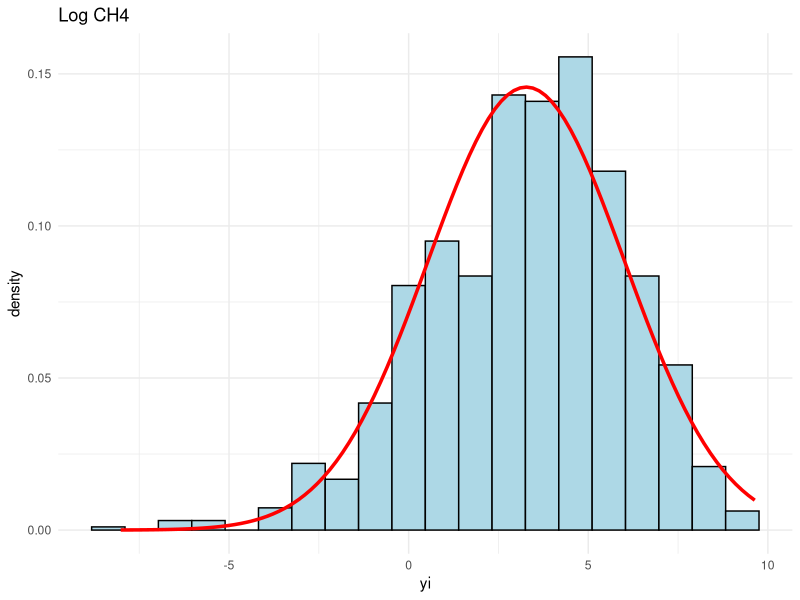
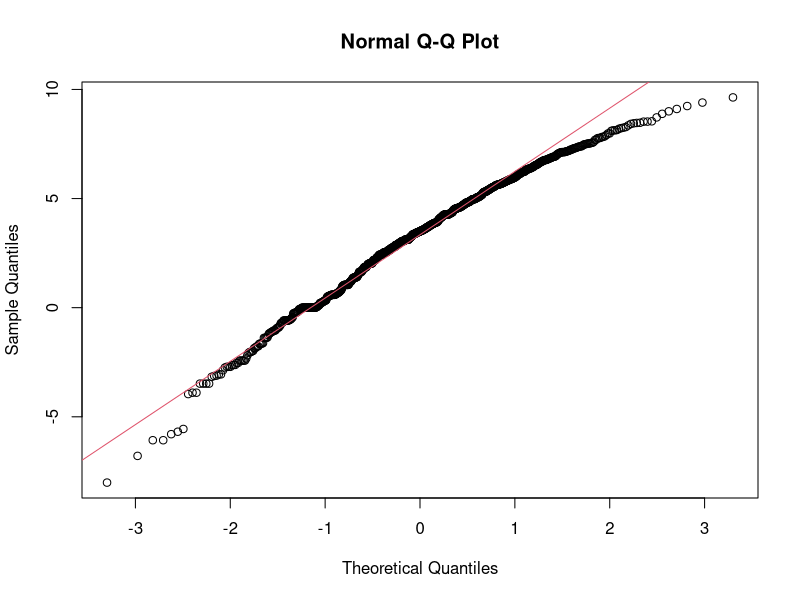
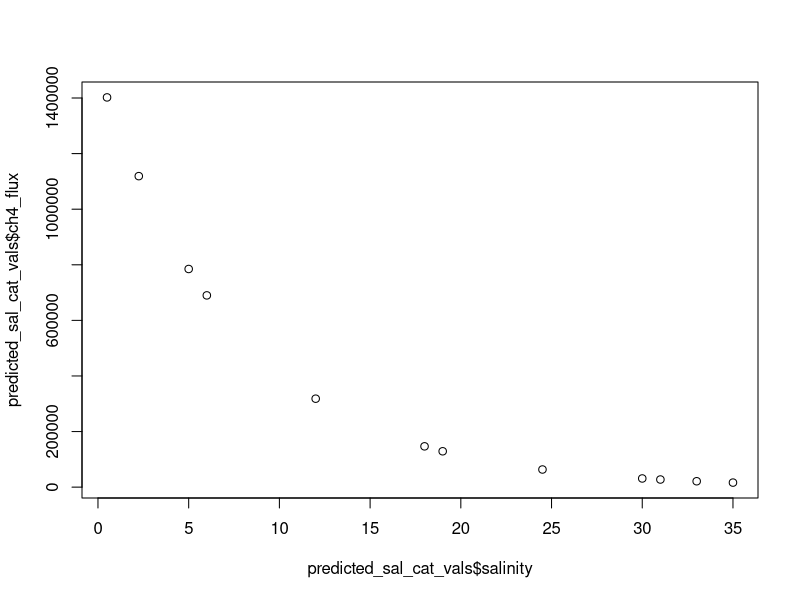

Write the R code that produced these figures, in order. (Note: this script raises an error after producing the figures.)
# -------------------------------------------------------------------------
#Created 1.13.25 by Emily Wilson, last update 09.13.25 by Emily Wilson
#Title: Plant Species Drive Global Coastal Wetland Methane Fluxes Meta-analysis
#Medians and Carbon Offset calculations for Table 3
dev.off()
rm(list=ls()) #clear the environment

library(mgcv) #for gam
library(tidyverse) #for data manipulation
library(scales) #for trans_new

#data_ch4<-readRDS("full_data.RDS") #Full aggregated dataset (n=1031)
data_ch4<-read.csv("raw/ch4_full_dataset.csv")


# Check data distribution -------------------------------------------------
ggplot(data_ch4, aes(x=yi)) +
  geom_histogram(aes(y=after_stat(density)), bins=20, fill="lightblue", color="black") +
  stat_function(fun=dnorm, args=list(mean=mean(data_ch4$yi), sd=sd(data_ch4$yi)), color="red", linewidth=1.2) +
  labs(title="Log CH4") +
  theme_minimal() #looks normal
shapiro.test(data_ch4$yi)  #normal
qqnorm(data_ch4$yi);qqline(data_ch4$yi, col = 2) #normal

#custom asinh transform for ggplot created by Sawyer Balint
asinh_trans <- trans_new(
  name = "asinh",
  transform = asinh,
  inverse = sinh
)

# Poffenbarger et al. (2011) and VCS predicitions Emmer et al. (2023)---------------------------------------
#For soil >18 GHG=0.011 t CH4 ha-1 yr-1 x GWP
#For soil >20 GHG=0.0056 t CH4 ha-1 yr-1 x GWP
#to get from metric tonnes ha-1 yr-1 to umol m-2 yr-1
#tonnes to grams = 1000000, #ha to m2 = 1/10000, #grams to mols=1/16.04, moles to micromoles = 1000000

#Verra standards
VCS_18<-(0.011*1000000*1000000)/(16.04*10000)
VCS_18 #this is similar to Poffenbarger et al. (2011) at a salinity of 24.5
VCS_20 <-(0.0056*1000000*1000000)/(16.04*10000)
VCS_20 #this is similar to Poffenbarger et al. (2011) at a salinity of 30

#Poffenbarger
#log(ch4) = -0.056xsalinity+1.38, input the salinity into the equation
#10^((-0.056xsalinity)+1.38), untransform
#for grams to mols (1/16.04), for mols to umol (1000000/1)

#predict for salinity categories ---------------------------------------
#Define salinity values, min and max are defined as the highest and lowest salinity within a category
sal_cat_vals <- c(0.5, 2.25, 5,  #oligohaline
                  6, 12, 18,     #mesohaline
                  19, 24.5, 30,  #polyhaline
                  31, 33, 35)    #euhaline

#create conversion for untransformed umol/m2/yr
predict_poff <- function(salinity) {
  (10^((-0.056 * salinity) + 1.38)) * (1 / 16.04) * (1000000 / 1)
}

#apply function to each salinity value
predicted_sal_cat_vals <- data.frame(salinity = sal_cat_vals, ch4_flux = predict_poff(sal_cat_vals))

#check that values look correct
plot(predicted_sal_cat_vals$ch4_flux~predicted_sal_cat_vals$salinity) #shows log-linear relationship from Poffenbarger et al. (2011)!


#Medians -------------------------------------------------------------
full_data <- data_ch4 %>% #remove plant species that only have a few entries
  filter(
    !plant_species %in% c(
      "Puccinellia maritima", "Plantago maritima", "Spartina foliosa",
      "Elytrigia repens", "Spartina angelica", "Carex sp.",
      "Schoenoplectus triqueter", "Aeluropus littoralis",
      "Sporobolus virginicus", "Schoenoplectus americanus",
      "Tamarix chinensis", "Cladium jamaicense", "Salicornia sp.", "Suaeda sp."
    )
  )

#calculate seasonal medians and Q1, Q2
seasonal_data <- full_data %>%
  filter(season != "annual") %>% #remove annual values because these are redundant
  group_by(plant_species, salinity, season) %>% #seasonal medians for each plant species and salinity
  summarise(
    n = sum(ch4_n), #how many individual measurements go into the median
    seasonal_median_yi = median(yi, na.rm = TRUE), #get median
    seasonal_q1 = quantile(yi, 0.25),
    seasonal_q3 = quantile(yi, 0.75),
    .groups = "drop"
  )

#create a grid of all the plant and salinity combinations for each season
plants_salinity <- expand_grid(
  plant_species = unique(seasonal_data$plant_species),
  salinity = unique(seasonal_data$salinity),
  season = unique(seasonal_data$season)
)

all_seasonal_data <- plants_salinity %>% #add the seasonal data and remove plants that do not have enough data for specific salinities
  left_join(seasonal_data, by = c("plant_species", "salinity", "season"))
  
write.csv(all_seasonal_data, "output/seasonal_medians.csv")

all_seasonal_data <- all_seasonal_data %>%
  filter(
    !(plant_species == "Cyperus malaccensis" & salinity %in% c("polyhaline", "euhaline")),
    !(plant_species == "Distichlis Spicata" & salinity == "oligohaline"),
    !(plant_species == "Suaeda salsa" & salinity %in% c("polyhaline", "euhaline")),
    !(plant_species == "Scirpus mariqueter" & salinity %in% c("euhaline", "polyhaline")),
    !(plant_species == "Spartina patens" & salinity %in% c("oligohaline", "euhaline")),
    !(plant_species == "Juncus sp." & salinity %in% c("oligohaline", "euhaline")),
    !(plant_species == "Phragmites australis" & salinity == "euhaline"),
    !(plant_species == "Distichlis Spicata")
  ) %>%
  droplevels()


#calculate missing seasonal values using a linear model
lm_model <- lm(seasonal_median_yi ~ salinity + season + plant_species,
               data = all_seasonal_data, na.action = na.exclude)
summary(lm_model) #R2=0.71

q1_model <- lm(seasonal_q1 ~ salinity + season + plant_species,
               data = all_seasonal_data, na.action = na.exclude)
summary(q1_model) #R2=0.57

q3_model <- lm(seasonal_q3 ~ salinity + season + plant_species,
               data = all_seasonal_data, na.action = na.exclude)
summary(q3_model) #R2=0.66

#check which rows are missing the median and Q1 and Q3 and replace with predicted values
all_seasonal_data <- all_seasonal_data %>%
  mutate(predicted_yi = predict(lm_model, newdata = all_seasonal_data)) %>%
  mutate(seasonal_median_yi = ifelse(is.na(seasonal_median_yi), predicted_yi, seasonal_median_yi)) %>%
  select(-predicted_yi)

all_seasonal_data <- all_seasonal_data %>%
  mutate(predicted_q1 = predict(q1_model, newdata = all_seasonal_data)) %>%
  mutate(seasonal_q1 = ifelse(is.na(seasonal_q1), predicted_q1, seasonal_q1)) %>%
  select(-predicted_q1)

all_seasonal_data <- all_seasonal_data %>%
  mutate(predicted_q3 = predict(q3_model, newdata = all_seasonal_data)) %>%
  mutate(seasonal_q3 = ifelse(is.na(seasonal_q3), predicted_q3, seasonal_q3)) %>%
  select(-predicted_q3)

#Calculate annual medians. Multiply by how many hours in a season then add up each season
annual_medians <- all_seasonal_data %>%
  group_by(plant_species, salinity) %>%
  summarise(
    n=sum(n, na.rm = TRUE),
    annual_median_actual = (sum(sinh(seasonal_median_yi)*2190)), # sum of seasonal medians,
    annual_q1_actual = (sum(sinh(seasonal_q1)*2190)), # sum of seasonal medians,
    annual_q3_actual = (sum(sinh(seasonal_q3)*2190)), # sum of seasonal medians
    .groups = "drop"
  )

# Define the salinity categories to add
poff_data <- data.frame(
  plant_species = "Salinity Model",
  salinity = c("oligohaline", "mesohaline", "polyhaline", "euhaline"),
  annual_median_actual = c(1118911.24, 318269.95, 63503.20, 21222.46)
)

annual_medians <- bind_rows(annual_medians, poff_data)

annual_medians<-annual_medians%>% #convert to g/m2/yr
  mutate(annual_median = (annual_median_actual/1000000)*16.04,
         annual_q1 = (annual_q1_actual/1000000)*16.04,
         annual_q3 = (annual_q3_actual/1000000)*16.04,)


# Offset Calculation ------------------------------------------------------
#5.35 Mg C02eq ha year, gas emissions in gas mass units
annual_medians<-annual_medians%>%
  mutate(offset_20 = ((annual_median*96)/ #multiply the the median flux in gas mass units times SGWP and divide by CO2 sequestration
                              (5.35*(1000000/1)*(1/10000))) #convert from MG*ha^-1 to g*m^-2
                            *100) #make it a percent

annual_medians<-annual_medians%>%
  mutate(offset_100 = ((annual_median*45)/ #multiply the the median flux in gas mass units times SGWP and divide by CO2 sequestration
                         (5.35*(1000000/1)*(1/10000))) #convert from MG*ha^-1 to g*m^-2
         *100) #make it a percent

annual_medians <- annual_medians %>%
  mutate(perc_diff = case_when(
    salinity == "oligohaline" ~ ((annual_median-17.94733629) / 17.94733629) * 100,
    salinity == "mesohaline"  ~ ((annual_median-5.10505000) / 5.10505000) * 100,
    salinity == "polyhaline"  ~ ((annual_median-1.018591) / 1.018591) * 100,
    salinity == "euhaline"    ~ ((annual_median-0.34040826) / 0.34040826) * 100,
    TRUE ~ NA_real_
  ))

annual_medians <- annual_medians %>%
  mutate(annual_median = round(annual_median, 2),
         annual_q1 =round(annual_q1, 2),
         annual_q3 =round(annual_q3, 2),
         offset_20 = round(offset_20, 2),
         offset_100 = round(offset_100, 2),
         perc_diff = round(perc_diff, 2))%>%
  select(-annual_median_actual)%>%
  select(-annual_q1_actual)%>%
  select(-annual_q3_actual)
write.csv(annual_medians, "output/annual_medians.csv")

